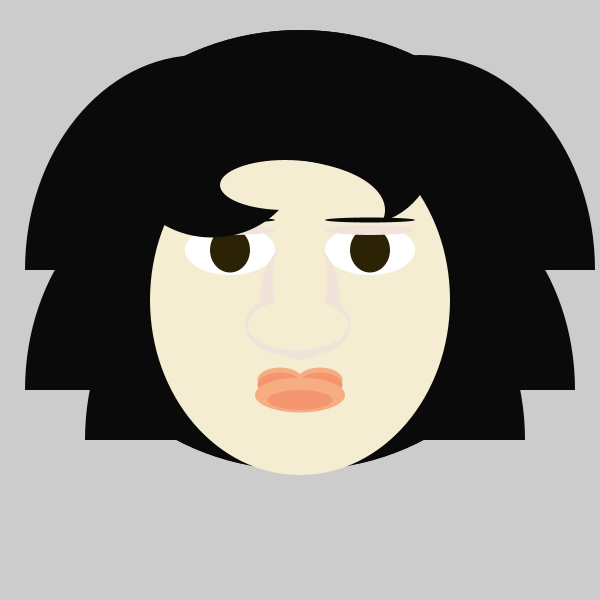
Frame 1 (no input)
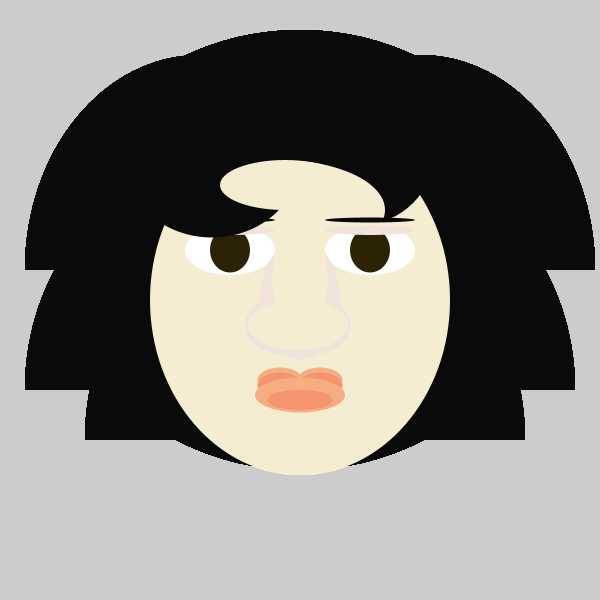
Frame 60 (the mouse pressed at the canvas centre just before this capture)
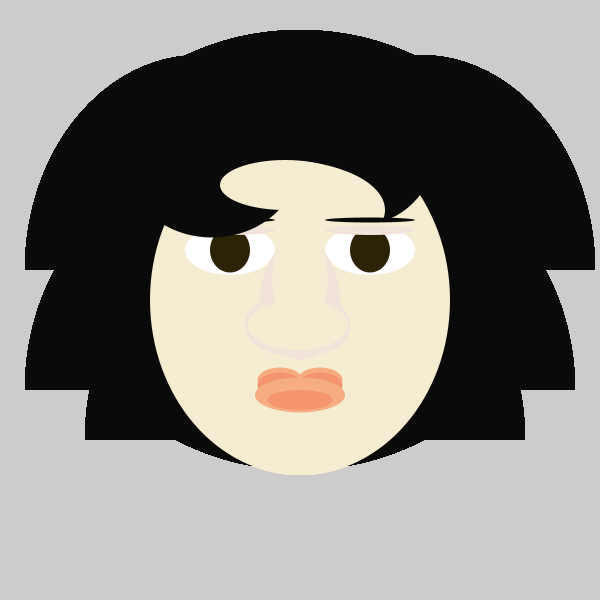
Frame 120 (the mouse held since frame 60 and released just before this capture)

The Processing sketch that drew these frames (run headless with seeded random() and noise(); from frame 60 on, the mouse is pressed at the canvas centre):

// Processing sketch: processing_82518
// ── processing_82518.pde

void setup(){
 size(600,600); 
}

void draw(){
 noStroke();
  fill (10,10,10);
  ellipse (300, 250, 490, 440);
  
  noStroke();
  fill (10,10,10);
  arc (200, 270, 350, 430,PI, TWO_PI );
  
  
  noStroke();
  fill (10,10,10);
  arc (200, 390, 350, 430,PI, TWO_PI );
  
   noStroke();
  fill (10,10,10);
  arc (260, 440, 350, 430,PI, TWO_PI );
  
   noStroke();
  fill (10,10,10);
  ellipse (300, 250, 490, 440);

    noStroke();
  fill (10,10,10);
  arc (420, 270, 350, 430,PI, TWO_PI );
  
  
  noStroke();
  fill (10,10,10);
  arc (400, 390, 350, 430,PI, TWO_PI );
  
   noStroke();
  fill (10,10,10);
  arc (350, 440, 350, 430,PI, TWO_PI );
  
  
  
  
  
  
//face//
  fill(245,237,210);
  ellipse(300,300,300,350); 
  
  
  //hair//
   fill (10,10,10);
   ellipse (360,150,150,150);
   
   
   
   //face2//
  fill(245,237,210);
  ellipse(280,210,210,100); 
  
 
  
  
  
  
  
  //eyes//
  
  
 
  
  
  
  fill(255,255,255);
  ellipse(230,250,90,50);
  
   fill(44,35,7);
  ellipse(230,250,40,45);
  
   fill(242,227,218);
  ellipse(230,230,90,10);
  
   fill (10,10,10);
   ellipse(230,220,90,5);
  
  
  
   fill(255,255,255);
  ellipse(370,250,90,50);
  
   fill(44,35,7);
  ellipse(370,250,40,45);
  
  
   fill(242,227,218);
  ellipse(370,230,90,10);
  
  
   fill (10,10,10);
   ellipse(370,220,90,5);
  
  
  //hair2//
   fill (10,10,10);
   ellipse (212,160,175,155);
   
   
   
   //face3//
  fill(245,237,210);
  ellipse(285,185,130,50); 
  
   
   
  
  //lips//
  
   fill(245,173,129);
  ellipse(280,380,45,25);
  
   //in//
   fill(245,149,111);
  ellipse(280,385,45,25);
  
  
  fill(245,173,129);
  ellipse(320,380,45,25);
  //in//
  
   fill(245,149,111);
   ellipse(320,385,45,25);
   
   
  fill(245,173,129);
  ellipse(300,395,90,35);
  
    fill(245,149,111);
     ellipse(300,400,65,20);
  
  
  //nose//
  fill(242,227,218);
  ellipse(300,300,80,120);
  
   fill(242,227,218);
   ellipse(310,325,80,60);
   
    fill(242,227,218);
   ellipse(285,325,80,60);
   
  
  
  
  fill(245,237,210);
  ellipse(300,280,55,100);
  

 
  fill(245,237,210);
  ellipse(298,325,100,50);
  

  
  
  
  
  
  
  

   

}
